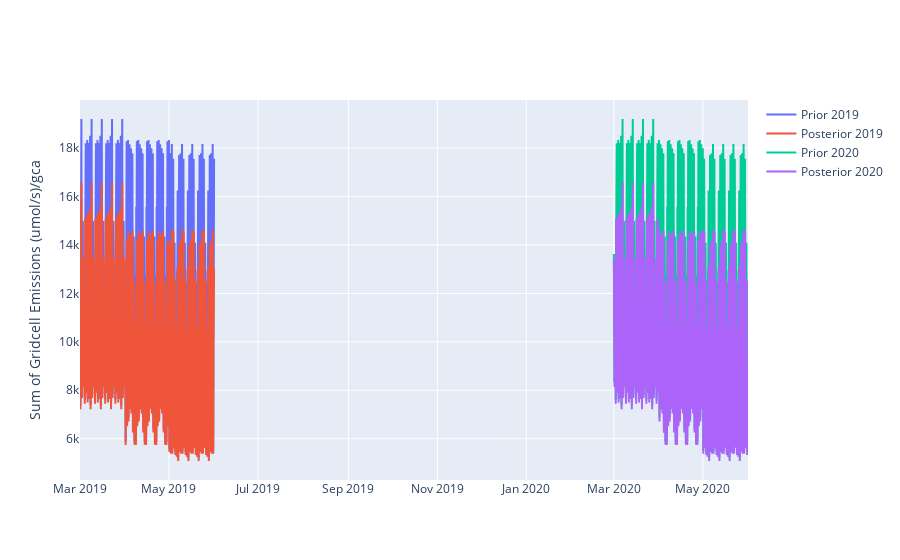

Notebook code cell kept with this figure:
### Code cell
fig = go.Figure()
fig.add_trace(go.Scatter(
    x = timedf_2019.index,
    y = timedf_2019['prior_2019'],
    mode = 'lines',
    name = 'Prior 2019'
))
fig.add_trace(go.Scatter(
    x = timedf_2019.index,
    y = timedf_2019['posterior_2019'],
    mode = 'lines',
    name = 'Posterior 2019'
))

fig.add_trace(go.Scatter(
    x = timedf_2020.index,
    y = timedf_2020['prior_2020'],
    mode = 'lines',
    name = 'Prior 2020'
))
fig.add_trace(go.Scatter(
    x = timedf_2020.index,
    y = timedf_2020['posterior_2020'],
    mode = 'lines',
    name = 'Posterior 2020'
))
fig.update_layout(yaxis_title = 'Sum of Gridcell Emissions (umol/s)/gca')

### Figure 1 — Plotly figure (JSON) as saved in the notebook; plotly's stock layout.template omitted (floating-point values rounded to 4 significant figures; data arrays with more than 128 entries replaced by an {"elided": "..."} marker saying what was removed)
{"data": [{"mode": "lines", "name": "Prior 2019", "type": "scatter", "x": {"elided": "2208 str values"}, "y": {"elided": "2208 float values"}}, {"mode": "lines", "name": "Posterior 2019", "type": "scatter", "x": {"elided": "2208 str values"}, "y": {"elided": "2208 float values"}}, {"mode": "lines", "name": "Prior 2020", "type": "scatter", "x": {"elided": "2208 str values"}, "y": {"elided": "2208 float values"}}, {"mode": "lines", "name": "Posterior 2020", "type": "scatter", "x": {"elided": "2208 str values"}, "y": {"elided": "2208 float values"}}], "layout": {"yaxis": {"title": {"text": "Sum of Gridcell Emissions (umol/s)/gca"}}}}
